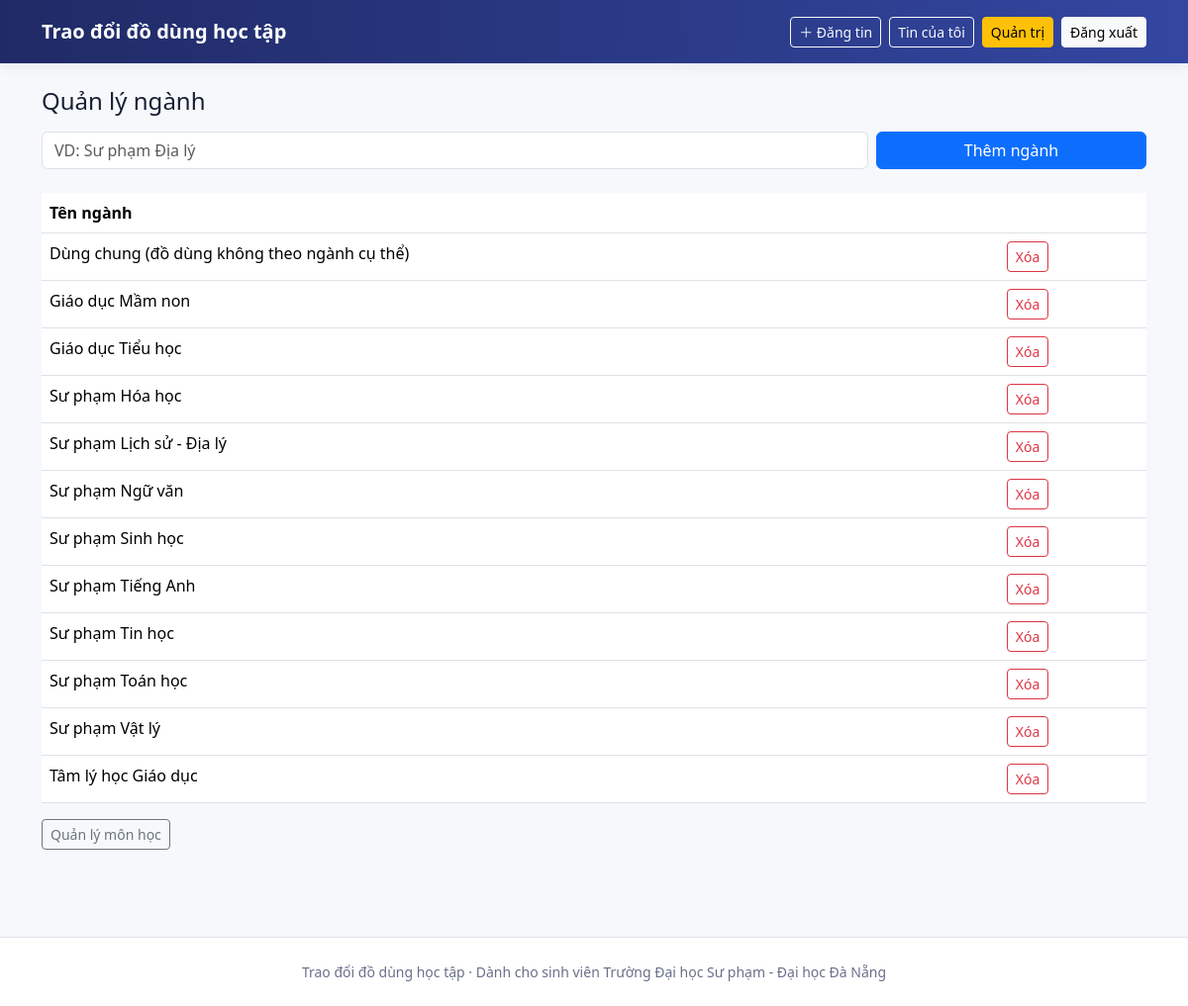
The app's page /admin/nganh.php (signed in) with its own data.
### tables this page shows
CREATE TABLE `nganh` (
  `maNganh` int(11) NOT NULL,
  `tenNganh` varchar(100) NOT NULL
);

### admin/nganh.php (the view, shortened to what this page needs)
<?php
require '../config/database.php';
include '../includes/header.php';
$nganhList = $conn->query("SELECT * FROM Nganh ORDER BY tenNganh");
?>
<h4 class="mb-3">Quản lý ngành</h4>
<form method="POST" class="row g-2 mb-4">
  <div class="col-md-9"><input name="tenNganh" class="form-control" placeholder="VD: Sư phạm Địa lý" required></div>
  <div class="col-md-3"><button class="btn btn-primary w-100">Thêm ngành</button></div>
</form>
<table class="table bg-white">
  <thead><tr><th>Tên ngành</th><th></th></tr></thead>
  <tbody>
  <?php while ($ng = $nganhList->fetch_assoc()): ?>
    <tr>
      <td><?= htmlspecialchars($ng['tenNganh']) ?></td>
      <td><a href="nganh.php?xoa=<?= $ng['maNganh'] ?>" class="btn btn-sm btn-outline-danger" onclick="return confirm('Xóa ngành này? (chỉ xóa được nếu không còn môn học nào thuộc ngành)')">Xóa</a></td>
    </tr>
  <?php endwhile; ?>
  </tbody>
</table>
<p class="mt-2"><a href="mon-hoc.php" class="btn btn-outline-secondary btn-sm">Quản lý môn học</a></p>
<?php include '../includes/footer.php'; ?>

### includes/header.php (style rules this page uses)
:root { --primary:#25316D; --primary2:#4F63C7; --soft:#F5F7FF; --text:#172033; }
body { background:#f6f8fc;color:var(--text); }

### records on screen
nganh: tenNganh "Dùng chung (đồ dùng không theo ngành cụ thể)"
nganh: tenNganh "Giáo dục Mầm non"
nganh: tenNganh "Giáo dục Tiểu học"
nganh: tenNganh "Sư phạm Hóa học"
nganh: tenNganh "Sư phạm Lịch sử - Địa lý"
nganh: tenNganh "Sư phạm Ngữ văn"
nganh: tenNganh "Sư phạm Sinh học"
nganh: tenNganh "Sư phạm Tiếng Anh"
nganh: tenNganh "Sư phạm Tin học"
nganh: tenNganh "Sư phạm Toán học"
nganh: tenNganh "Sư phạm Vật lý"
nganh: tenNganh "Tâm lý học Giáo dục"
